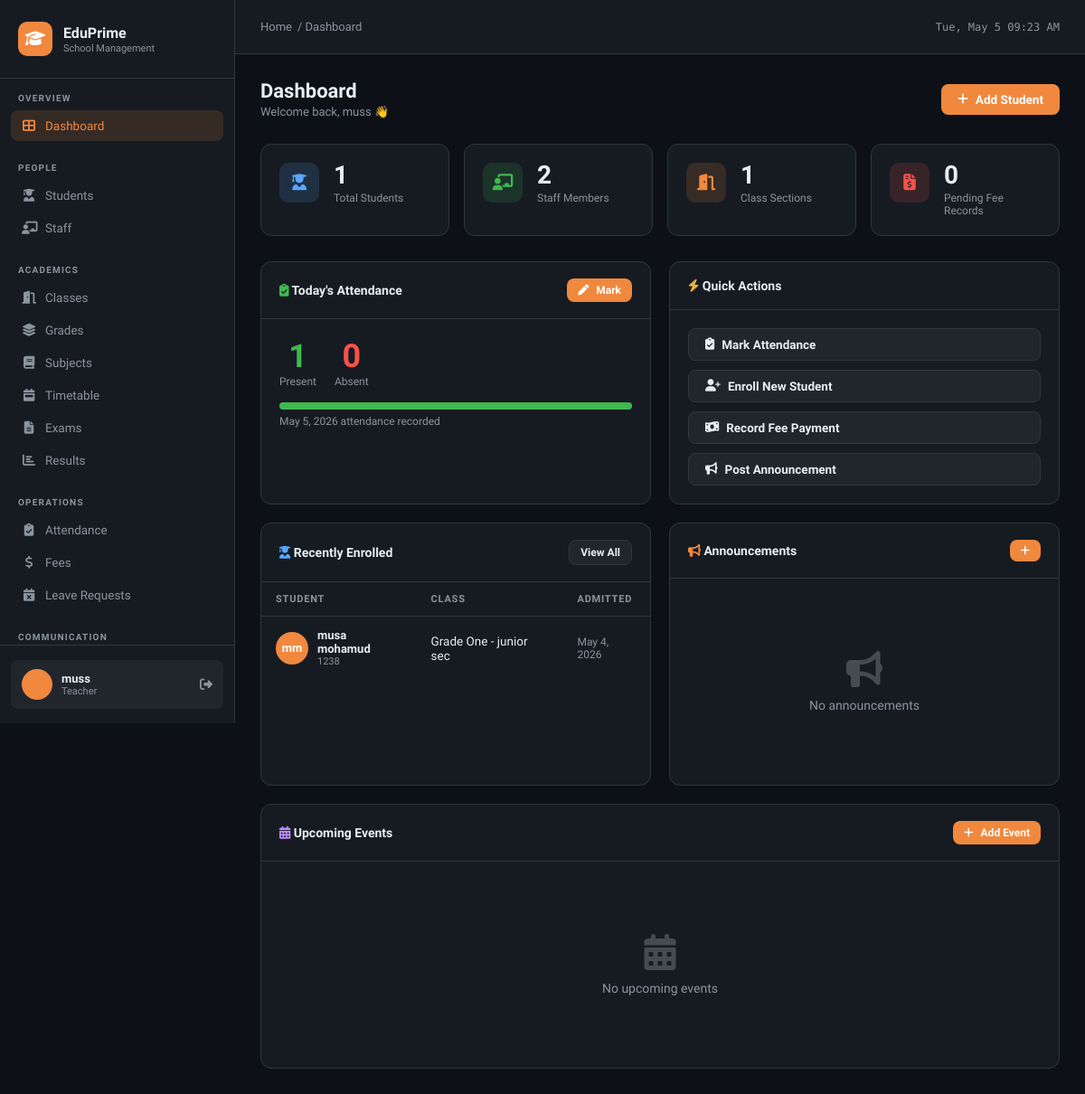
Screenshot of / (signed in) with the database file from the repository.
### school/models.py (models this page shows, shortened)
class User(AbstractUser):
    ROLE_CHOICES = [
        ('admin', 'Admin'),
        ('principal', 'Principal'),
        ('teacher', 'Teacher'),
        ('accountant', 'Accountant'),
        ('parent', 'Parent'),
        ('student', 'Student'),
    ]
    role = models.CharField(max_length=20, choices=ROLE_CHOICES, default='teacher')
    phone = models.CharField(max_length=20, blank=True)
    address = models.TextField(blank=True)
    photo = models.ImageField(upload_to='users/', blank=True, null=True)

class Attendance(models.Model):
    STATUS_CHOICES = [('present','Present'),('absent','Absent'),('late','Late'),('excused','Excused')]
    student = models.ForeignKey(Student, on_delete=models.CASCADE, related_name='attendances')
    date = models.DateField()
    status = models.CharField(max_length=10, choices=STATUS_CHOICES, default='present')
    section = models.ForeignKey(Section, on_delete=models.CASCADE)
    remarks = models.CharField(max_length=200, blank=True)
    marked_by = models.ForeignKey(User, on_delete=models.SET_NULL, null=True)
    class Meta:
        unique_together = ['student', 'date']

class Student(models.Model):
    GENDER_CHOICES = [('M', 'Male'), ('F', 'Female')]
    BLOOD_GROUPS = [('A+','A+'),('A-','A-'),('B+','B+'),('B-','B-'),('O+','O+'),('O-','O-'),('AB+','AB+'),('AB-','AB-')]
    user = models.OneToOneField(User, on_delete=models.CASCADE, null=True, blank=True)
    student_id = models.CharField(max_length=20, unique=True)
    first_name = models.CharField(max_length=50)
    last_name = models.CharField(max_length=50)
    date_of_birth = models.DateField()
    gender = models.CharField(max_length=1, choices=GENDER_CHOICES)
    blood_group = models.CharField(max_length=3, choices=BLOOD_GROUPS, blank=True)
    photo = models.ImageField(upload_to='students/', blank=True, null=True)
    section = models.ForeignKey(Section, on_delete=models.SET_NULL, null=True, related_name='students')
    admission_date = models.DateField(default=timezone.now)
    address = models.TextField()
    is_active = models.BooleanField(default=True)
    guardian_name = models.CharField(max_length=100)
    guardian_phone = models.CharField(max_length=20)
    guardian_email = models.EmailField(blank=True)
    guardian_relationship = models.CharField(max_length=50)
    def get_full_name(self):
        return f"{self.first_name} {self.last_name}"

class Section(models.Model):
    grade = models.ForeignKey(Grade, on_delete=models.CASCADE, related_name='sections')
    name = models.CharField(max_length=10)  # e.g. A, B, C
    class_teacher = models.ForeignKey(User, on_delete=models.SET_NULL, null=True, blank=True, related_name='class_sections')
    academic_year = models.ForeignKey(AcademicYear, on_delete=models.CASCADE)
    capacity = models.IntegerField(default=30)
    def __str__(self):
        return f"{self.grade.name} - {self.name}"

class Grade(models.Model):
    name = models.CharField(max_length=50)  # e.g. Grade 1
    description = models.TextField(blank=True)

### school/views.py (the view)
# urls.py: path('', views.dashboard, name='dashboard'),
@login_required
def dashboard(request):
    today = date.today()
    stats = {
        'total_students': Student.objects.filter(is_active=True).count(),
        'total_staff': User.objects.filter(role__in=['teacher','admin','accountant','principal']).count(),
        'total_sections': Section.objects.count(),
        'pending_fees': FeePayment.objects.filter(status__in=['pending','overdue']).count(),
    }
    recent_announcements = Announcement.objects.filter(is_active=True)[:5]
    upcoming_events = Event.objects.filter(date__gte=today).order_by('date')[:5]
    recent_students = Student.objects.filter(is_active=True).order_by('-admission_date')[:5]
    today_attendance = Attendance.objects.filter(date=today)
    present_today = today_attendance.filter(status='present').count()
    absent_today = today_attendance.filter(status='absent').count()
    context = {
        'stats': stats,
        'recent_announcements': recent_announcements,
        'upcoming_events': upcoming_events,
        'recent_students': recent_students,
        'present_today': present_today,
        'absent_today': absent_today,
        'today': today,
    }
    return render(request, 'school/dashboard.html', context)

### school/templates/school/dashboard.html (shortened to what this page needs)
{% extends 'school/base.html' %}
{% block breadcrumb %}<a href="{% url 'dashboard' %}">Home</a> / Dashboard{% endblock %}
{% block content %}
<div class="page-header">
  <div>
    <div class="page-title">Dashboard</div>
    <div class="page-subtitle">Welcome back, {{ user.get_full_name|default:user.username }} 👋</div>
  </div>
  <a href="{% url 'student_add' %}" class="btn btn-primary"><i class="fas fa-plus"></i> Add Student</a>
</div>
<div class="stats-grid">
  <div class="stat-card">
    <div class="stat-icon blue"><i class="fas fa-user-graduate"></i></div>
    <div>
      <div class="stat-value">{{ stats.total_students }}</div>
      <div class="stat-label">Total Students</div>
    </div>
  </div>
  <div class="stat-card">
    <div class="stat-icon green"><i class="fas fa-chalkboard-teacher"></i></div>
    <div>
      <div class="stat-value">{{ stats.total_staff }}</div>
      <div class="stat-label">Staff Members</div>
    </div>
  </div>
  <div class="stat-card">
    <div class="stat-icon orange"><i class="fas fa-door-open"></i></div>
    <div>
      <div class="stat-value">{{ stats.total_sections }}</div>
      <div class="stat-label">Class Sections</div>
    </div>
  </div>
  <div class="stat-card">
    <div class="stat-icon red"><i class="fas fa-file-invoice-dollar"></i></div>
    <div>
      <div class="stat-value">{{ stats.pending_fees }}</div>
      <div class="stat-label">Pending Fee Records</div>
    </div>
  </div>
</div>
<div class="grid-2" style="margin-bottom:20px;">
  <div class="card">
    <div class="card-header">
      <span class="card-title"><i class="fas fa-clipboard-check" style="color:var(--green)"></i> Today's Attendance</span>
      <a href="{% url 'attendance_mark' %}" class="btn btn-sm btn-primary"><i class="fas fa-pen"></i> Mark</a>
    </div>
    <div class="card-body">
      <div style="display:flex;gap:20px;flex-wrap:wrap;">
        <div style="text-align:center;">
          <div style="font-size:36px;font-weight:800;color:var(--green);">{{ present_today }}</div>
          <div style="font-size:12px;color:var(--text2);">Present</div>
        </div>
        <div style="text-align:center;">
          <div style="font-size:36px;font-weight:800;color:var(--red);">{{ absent_today }}</div>
          <div style="font-size:12px;color:var(--text2);">Absent</div>
        </div>
      </div>
      <div style="margin-top:16px;">
        {% if present_today or absent_today %}
        {% with total=present_today|add:absent_today %}
        <div style="background:var(--bg3);border-radius:8px;overflow:hidden;height:8px;">
          <div style="background:var(--green);height:100%;width:{% widthratio present_today total 100 %}%;transition:width .5s;"></div>
        </div>
        <div style="font-size:12px;color:var(--text2);margin-top:6px;">{{ today }} attendance recorded</div>
        {% endwith %}
        {% else %}
        <div style="font-size:13px;color:var(--text2);">No attendance marked today yet.</div>
        {% endif %}
      </div>
    </div>
  </div>
  <div class="card">
    <div class="card-header"><span class="card-title"><i class="fas fa-bolt" style="color:var(--yellow)"></i> Quick Actions</span></div>
    <div class="card-body" style="display:flex;flex-direction:column;gap:10px;">
      <a href="{% url 'attendance_mark' %}" class="btn btn-secondary" style="justify-content:flex-start;"><i class="fas fa-clipboard-check"></i> Mark Attendance</a>
      <a href="{% url 'student_add' %}" class="btn btn-secondary" style="justify-content:flex-start;"><i class="fas fa-user-plus"></i> Enroll New Student</a>
      <a href="{% url 'fee_payment_add' %}" class="btn btn-secondary" style="justify-content:flex-start;"><i class="fas fa-money-bill-wave"></i> Record Fee Payment</a>
      <a href="{% url 'announcement_add' %}" class="btn btn-secondary" style="justify-content:flex-start;"><i class="fas fa-bullhorn"></i> Post Announcement</a>
    </div>
  </div>
</div>
<div class="grid-2" style="margin-bottom:20px;">
  <div class="card">
    <div class="card-header">
      <span class="card-title"><i class="fas fa-user-graduate" style="color:var(--blue)"></i> Recently Enrolled</span>
      <a href="{% url 'student_list' %}" class="btn btn-sm btn-secondary">View All</a>
    </div>
    <div class="table-wrap">
      <table>
        <thead><tr><th>Student</th><th>Class</th><th>Admitted</th></tr></thead>
        <tbody>
          {% for student in recent_students %}
          <tr>
            <td>
              <div style="display:flex;align-items:center;gap:10px;">
                <div class="avatar">{{ student.first_name|first }}{{ student.last_name|first }}</div>
                <div>
                  <div style="font-weight:600;font-size:13px;">{{ student.get_full_name }}</div>
                  <div style="font-size:11px;color:var(--text2);">{{ student.student_id }}</div>
                </div>
              </div>
            </td>
            <td>{{ student.section|default:"—" }}</td>
            <td style="font-size:12px;color:var(--text2);">{{ student.admission_date }}</td>
          </tr>
          {% empty %}
          <tr><td colspan="3"><div class="empty-state"><i class="fas fa-users"></i><p>No students yet</p></div></td></tr>
          {% endfor %}
        </tbody>
      </table>
    </div>
  </div>
  <div class="card">
    <div class="card-header">
      <span class="card-title"><i class="fas fa-bullhorn" style="color:var(--accent)"></i> Announcements</span>
      <a href="{% url 'announcement_add' %}" class="btn btn-sm btn-primary"><i class="fas fa-plus"></i></a>
    </div>
    <div class="card-body" style="display:flex;flex-direction:column;gap:12px;">
      {% for ann in recent_announcements %}
      <div style="padding:14px;background:var(--bg3);border-radius:10px;border-left:3px solid var(--accent);">
        <div style="font-size:13px;font-weight:600;">{{ ann.title }}</div>
        <div style="font-size:12px;color:var(--text2);margin-top:4px;">{{ ann.content|truncatechars:80 }}</div>
        <div style="font-size:11px;color:var(--text2);margin-top:6px;">{{ ann.created_at|date:"M d, Y" }} · <span class="badge badge-blue">{{ ann.audience }}</span></div>
      </div>
      {% empty %}
      <div class="empty-state"><i class="fas fa-bullhorn"></i><p>No announcements</p></div>
      {% endfor %}
    </div>
  </div>
</div>
<div class="card">
  <div class="card-header">
    <span class="card-title"><i class="fas fa-calendar-alt" style="color:var(--purple)"></i> Upcoming Events</span>
    <a href="{% url 'event_add' %}" class="btn btn-sm btn-primary"><i class="fas fa-plus"></i> Add Event</a>
  </div>
  <div class="card-body">
    {% if upcoming_events %}
    <div style="display:flex;gap:14px;flex-wrap:wrap;">
      {% for event in upcoming_events %}
      <div style="flex:1;min-width:180px;background:var(--bg3);border-radius:10px;padding:16px;border-top:3px solid var(--purple);">
        <div style="font-size:13px;font-weight:700;">{{ event.title }}</div>
        <div style="font-size:12px;color:var(--text2);margin-top:6px;"><i class="fas fa-calendar"></i> {{ event.date }}</div>
        {% if event.location %}<div style="font-size:12px;color:var(--text2);"><i class="fas fa-map-marker-alt"></i> {{ event.location }}</div>{% endif %}
      </div>
      {% endfor %}
    </div>
    {% else %}
    <div class="empty-state"><i class="fas fa-calendar-alt"></i><p>No upcoming events</p></div>
    {% endif %}
  </div>
</div>
{% endblock %}

### school/templates/school/base.html (shortened to what this page needs)
<!DOCTYPE html>
<html lang="en">
<head>
<link rel="stylesheet" href="https://cdnjs.cloudflare.com/ajax/libs/font-awesome/6.5.0/css/all.min.css">
</head>
<body>
{% if user.is_authenticated %}
<aside class="sidebar">
  <div class="sidebar-logo">
    <div class="logo-icon"><i class="fas fa-graduation-cap"></i></div>
    <div>
      <div class="logo-text">EduPrime</div>
      <div class="logo-sub">School Management</div>
    </div>
  </div>
  <nav class="sidebar-nav">
    <div class="nav-section">
      <div class="nav-label">Overview</div>
      <a href="{% url 'dashboard' %}" class="nav-item {% if request.resolver_match.url_name == 'dashboard' %}active{% endif %}">
        <i class="fas fa-th-large"></i> Dashboard
      </a>
    </div>
    <div class="nav-section">
      <div class="nav-label">People</div>
      <a href="{% url 'student_list' %}" class="nav-item {% if 'student' in request.resolver_match.url_name %}active{% endif %}">
        <i class="fas fa-user-graduate"></i> Students
      </a>
      <a href="{% url 'staff_list' %}" class="nav-item {% if 'staff' in request.resolver_match.url_name %}active{% endif %}">
        <i class="fas fa-chalkboard-teacher"></i> Staff
      </a>
    </div>
    <div class="nav-section">
      <div class="nav-label">Academics</div>
      <a href="{% url 'class_list' %}" class="nav-item {% if 'class' in request.resolver_match.url_name %}active{% endif %}">
        <i class="fas fa-door-open"></i> Classes
      </a>
      <a href="{% url 'grade_list' %}" class="nav-item {% if 'grade' in request.resolver_match.url_name %}active{% endif %}">
        <i class="fas fa-layer-group"></i> Grades
      </a>
      <a href="{% url 'subject_list' %}" class="nav-item {% if 'subject' in request.resolver_match.url_name %}active{% endif %}">
        <i class="fas fa-book"></i> Subjects
      </a>
      <a href="{% url 'timetable_list' %}" class="nav-item {% if 'timetable' in request.resolver_match.url_name %}active{% endif %}">
        <i class="fas fa-calendar-week"></i> Timetable
      </a>
      <a href="{% url 'exam_list' %}" class="nav-item {% if 'exam' in request.resolver_match.url_name %}active{% endif %}">
        <i class="fas fa-file-alt"></i> Exams
      </a>
      <a href="{% url 'result_list' %}" class="nav-item {% if 'result' in request.resolver_match.url_name %}active{% endif %}">
        <i class="fas fa-chart-bar"></i> Results
      </a>
    </div>
    <div class="nav-section">
      <div class="nav-label">Operations</div>
      <a href="{% url 'attendance_list' %}" class="nav-item {% if 'attendance' in request.resolver_match.url_name %}active{% endif %}">
        <i class="fas fa-clipboard-check"></i> Attendance
      </a>
      <a href="{% url 'fee_list' %}" class="nav-item {% if 'fee' in request.resolver_match.url_name %}active{% endif %}">
        <i class="fas fa-dollar-sign"></i> Fees
      </a>
      <a href="{% url 'leave_list' %}" class="nav-item {% if 'leave' in request.resolver_match.url_name %}active{% endif %}">
        <i class="fas fa-calendar-times"></i> Leave Requests
      </a>
    </div>
    <div class="nav-section">
      <div class="nav-label">Communication</div>
    </div>
  </nav>
  <div class="sidebar-footer">
    <div class="user-card">
      <div class="user-avatar">{{ user.first_name|first|upper }}{{ user.last_name|first|upper }}</div>
      <div>
        <div class="user-name">{{ user.get_full_name|default:user.username }}</div>
        <div class="user-role">{{ user.role }}</div>
      </div>
      <a href="{% url 'logout' %}" class="user-logout" title="Logout"><i class="fas fa-sign-out-alt"></i></a>
    </div>
  </div>
</aside>
{% endif %}
<div class="main">
  {% if user.is_authenticated %}
  <header class="topbar">
    <div class="topbar-breadcrumb">
      {% block breadcrumb %}<a href="{% url 'dashboard' %}">Home</a>{% endblock %}
    </div>
    <div class="topbar-date" id="clock"></div>
  </header>
  {% endif %}
  <div class="content">
    {% block content %}{% endblock %}
  </div>
</div>
</body>
</html>

### rows the page displays
User: get_full_name "muss", role "Teacher"
Attendance: date "May 5, 2026"
Student: first_name|first "m", last_name|first "m", get_full_name "musa mohamud", student_id "1238", section "Grade One - junior sec", admission_date "May 4, 2026"

### other values shown
{{ stats.total_students }} "1"
{{ stats.total_staff }} "2"
{{ stats.total_sections }} "1"
{{ stats.pending_fees }} "0"
{{ present_today }} "1"
{{ absent_today }} "0"
